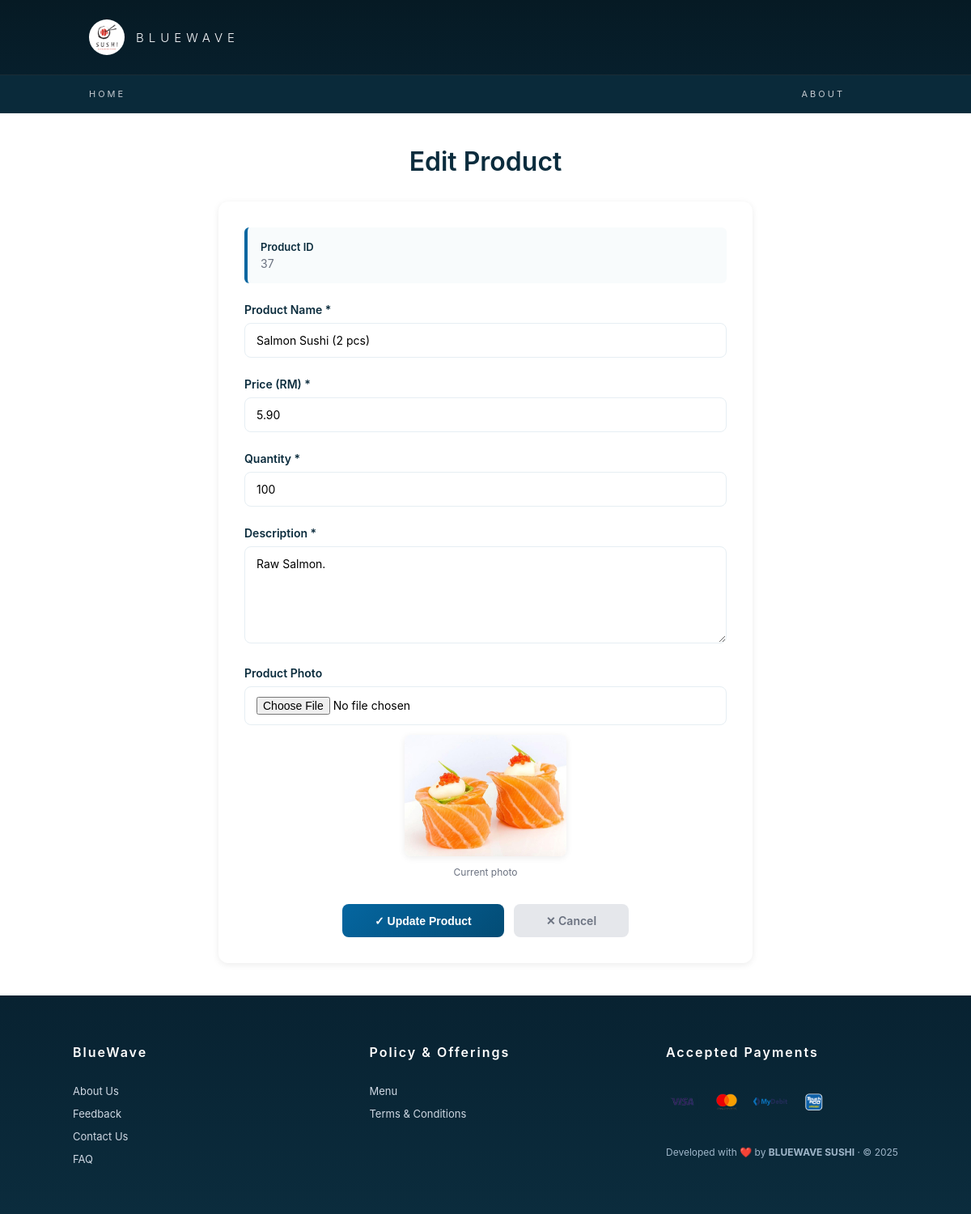
/app/staff/product_edit.php?edit_id=37, run on the app's committed database.
### tables this page shows
CREATE TABLE `product` (
  `p_id` int(11) NOT NULL,
  `p_name` varchar(100) NOT NULL,
  `p_description` text DEFAULT NULL,
  `p_quantity` int(11) NOT NULL,
  `p_price` decimal(10,2) NOT NULL,
  `p_photo` varchar(100) NOT NULL
);

### app/staff/product_edit.php (the view, shortened to what this page needs)
<?php
require '_base.php';
$edit_id = $_GET['edit_id'] ?? null;
$product = null;
if ($edit_id) {
    $stm = $_db->prepare('SELECT * FROM product WHERE p_id = ?');
    $stm->execute([$edit_id]);
    $product = $stm->fetch();
}
?>
<div class="product-edit-page">
    <h1><?= $edit_id ? 'Edit Product' : 'Add New Product' ?></h1>
    <div class="form-card">
        <?php if ($edit_id): ?>
            <div class="info-group">
                <div class="label">Product ID</div>
                <div class="value"><?= htmlspecialchars($edit_id) ?></div>
            </div>
        <?php endif; ?>
        <form method="post" enctype="multipart/form-data">
            <div class="form-group">
                <label for="p_name">Product Name *</label>
                <input type="text" id="p_name" name="p_name" value="<?= $product ? htmlspecialchars($product->p_name) : '' ?>" required>
            </div>
            <div class="form-group">
                <label for="p_price">Price (RM) *</label>
                <input type="number" id="p_price" name="p_price" step="0.01" value="<?= $product ? htmlspecialchars($product->p_price) : '' ?>" required>
            </div>
            <div class="form-group">
                <label for="p_quantity">Quantity *</label>
                <input type="number" id="p_quantity" name="p_quantity" value="<?= $product ? htmlspecialchars($product->p_quantity) : '' ?>" required>
            </div>
            <div class="form-group">
                <label for="p_description">Description *</label>
                <textarea id="p_description" name="p_description" required><?= $product ? htmlspecialchars($product->p_description) : '' ?></textarea>
            </div>
            <div class="form-group">
                <label for="p_photo">Product Photo</label>
                <input type="file" id="p_photo" name="p_photo" accept="image/*">
                <?php if (isset($product) && !empty($product->p_photo)): ?>
                    <div class="photo-preview">
                        <img src="../product/images_product/<?= htmlspecialchars($product->p_photo) ?>" alt="<?= htmlspecialchars($product->p_name) ?>">
                        <p style="color: #6b7280; font-size: 12px; margin-top: 8px;">Current photo</p>
                    </div>
                <?php endif; ?>
            </div>
            <div class="button-group">
                <button type="submit" class="btn-submit"><?= $edit_id ? '✓ Update Product' : '✓ Add Product' ?></button>
                <a href="product.php" class="btn-cancel">✕ Cancel</a>
            </div>
        </form>
    </div>
</div>
<?php include '../footer.php'; ?>

### app/css/app.css (style rules this page uses)
* { margin: 0; padding: 0; box-sizing: border-box; }
body { margin: 0; }
body { font-family: 'Inter', sans-serif; }

### app/staff/product_edit.php (style rules this page uses)
.product-edit-page { max-width: 700px; margin: 40px auto; padding: 0 20px; }
.product-edit-page h1 { text-align: center; margin-bottom: 30px; font-size: 32px; color: #0b2c3d; font-weight: 600; }
.form-card { background: #fff; padding: 32px; border-radius: 12px; box-shadow: 0 2px 8px rgba(0,0,0,0.08); }
.form-group { margin-bottom: 24px; }
.form-group label { display: block; margin-bottom: 8px; font-weight: 600; color: #0b2c3d; font-size: 14px; }
.form-group input, .form-group textarea { width: 100%; padding: 12px 14px; border: 1px solid #e6eef3; border-radius: 8px; font-size: 14px; font-family: 'Inter', sans-serif; box-sizing: border-box; transition: 0.2s; }
.form-group textarea { resize: vertical; min-height: 120px; }
.info-group { background: #f8fbfc; border-left: 4px solid #0566a0; padding: 16px; border-radius: 6px; margin-bottom: 24px; }
.info-group .label { font-weight: 600; color: #0b2c3d; font-size: 13px; margin-bottom: 4px; }
.info-group .value { color: #6b7280; font-size: 14px; }
.photo-preview { margin-top: 12px; text-align: center; }
.photo-preview img { max-width: 100%; height: 150px; object-fit: cover; border-radius: 8px; box-shadow: 0 2px 8px rgba(0,0,0,0.08); }
.button-group { display: flex; gap: 12px; margin-top: 32px; justify-content: center; }
.btn-submit { background: linear-gradient(135deg, #0566a0, #034c75); color: white; border: none; padding: 12px 40px; border-radius: 8px; font-size: 14px; font-weight: 600; cursor: pointer; transition: 0.3s; }
.btn-cancel { background: #e5e7eb; color: #6b7280; border: none; padding: 12px 40px; border-radius: 8px; font-size: 14px; font-weight: 600; cursor: pointer; text-decoration: none; transition: 0.2s; display: inline-block; }

### data on the page
product: p_name "Salmon Sushi (2 pcs)", p_price "5.90", p_quantity "100", p_description "Raw Salmon.", p_photo (picture)

### other printed values
$edit_id "37"
